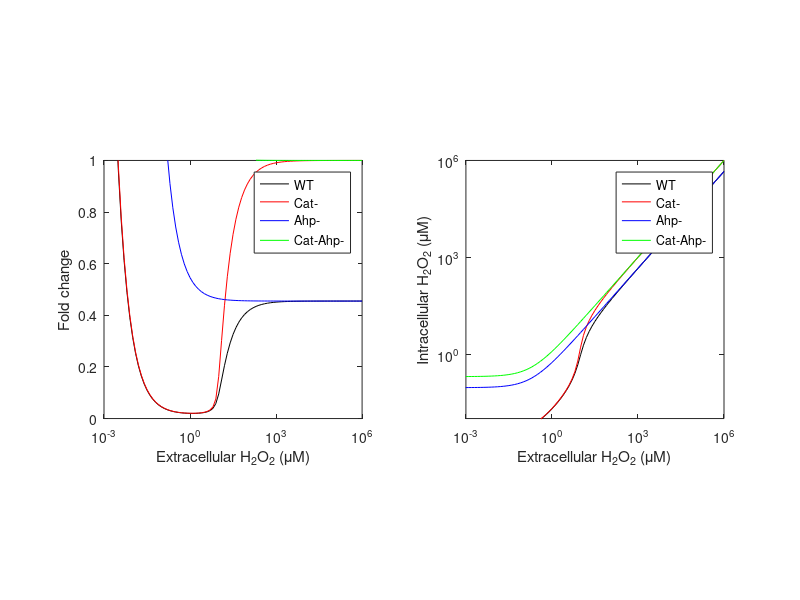

Recreate this plot in MATLAB.
clear all;
clc;

P=1.6e-3; % cm/s
A=1.41e-7; % cm^2
PA = P*A/1e3; % L/s
k_met = 4.5e-20; % mol/s, corresponding to 14 uM/s
%k_met = 0;
Km_ahp = 1.4138e-07; % M

Hout = 10.^[-12:0.1:0]; % M

% wild type
k_cat = 2.7e-13; % L/s
k_ahp = 2.1e-18; % mol/s
Delta = Km_ahp*PA+Km_ahp*k_cat-Hout*PA-k_met+k_ahp;
Hin_wt = (-Delta+sqrt(Delta.^2+4*Km_ahp*(PA+k_cat)*(k_met+Hout*PA)))/2/(PA+k_cat);

% catalase mutant
k_cat = 0;
k_ahp = 2.1e-18; % mol/s
Delta = Km_ahp*PA+Km_ahp*k_cat-Hout*PA-k_met+k_ahp;
Hin_cat_ = (-Delta+sqrt(Delta.^2+4*Km_ahp*(PA+k_cat)*(k_met+Hout*PA)))/2/(PA+k_cat);

% Ahp mutant
k_cat = 2.7e-13;
k_ahp = 0;
Delta = Km_ahp*PA+Km_ahp*k_cat-Hout*PA-k_met+k_ahp;
Hin_ahp_ = (-Delta+sqrt(Delta.^2+4*Km_ahp*(PA+k_cat)*(k_met+Hout*PA)))/2/(PA+k_cat);

% Catalase and Ahp double mutant
k_cat = 0;
k_ahp = 0;
Delta = Km_ahp*PA+Km_ahp*k_cat-Hout*PA-k_met+k_ahp;
Hin_cat_ahp_ = (-Delta+sqrt(Delta.^2+4*Km_ahp*(PA+k_cat)*(k_met+Hout*PA)))/2/(PA+k_cat);

% plot Hout vs Hin
%figure();
subplot(1,2,2);
hold on;

plot(Hout*1e6, Hin_wt*1e6, 'k-');
plot(Hout*1e6, Hin_cat_*1e6, 'r-');
plot(Hout*1e6, Hin_ahp_*1e6, 'b-');
plot(Hout*1e6, Hin_cat_ahp_*1e6, 'g-');
axis([1e-3,1e6,1e-2,1e6]);
axis square;
box on;
ylabel('Intracellular H_2O_2 (\muM)');
xlabel('Extracellular H_2O_2 (\muM)');
set(gca,'XScale','log');
set(gca,'YScale','log');
legend('WT','Cat-','Ahp-','Cat-Ahp-');
set(gca,'XTick',10.^[-3:3:6]);
set(gca,'YTick',10.^[-3:3:6]);

%% plot Hout vs Fold change
%figure();
subplot(1,2,1);
hold on;

plot(Hout*1e6, Hin_wt./Hout, 'k-');
plot(Hout*1e6, Hin_cat_./Hout, 'r-');
plot(Hout*1e6, Hin_ahp_./Hout, 'b-');
plot(Hout*1e6, Hin_cat_ahp_./Hout, 'g-');
axis([1e-3,1e6,0,1]);
axis square;
box on;
ylabel('Fold change');
xlabel('Extracellular H_2O_2 (\muM)');
set(gca,'XScale','log');
legend('WT','Cat-','Ahp-','Cat-Ahp-');
set(gca,'XTick',10.^[-3:3:6]);
set(gca,'YTick',[0:0.2:1]);